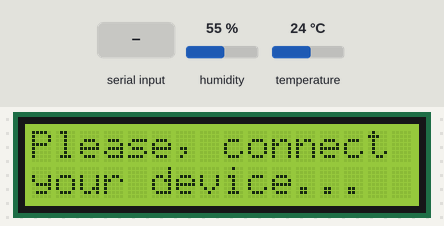
A sketch run on a simulated Arduino Uno, built with avr-gcc and run on an emulated ATmega328P. On the bench: 16×2 character LCD. The test bench sets the inputs (shaded band); at power-on: humidity 55 %, temperature 24 °C. What the sketch prints to the serial monitor is not drawn.

Above: at 1.2 s.
1.3 s: "2" received over the second serial link
At 1.5 s:
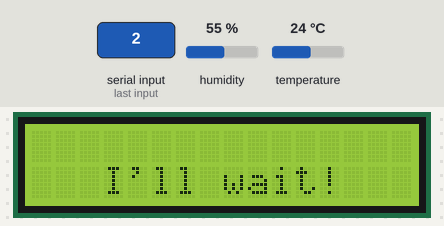
4.3 s: "1" received over the second serial link
At 5.7 s:
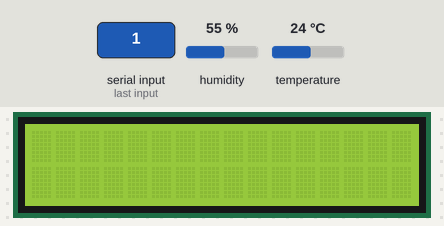
6.0 s: "3" received over the second serial link
At 6.7 s:
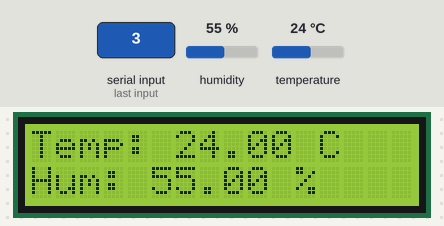
7.5 s: humidity set to 22 %
At 9.1 s:
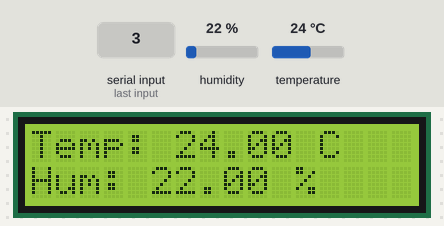
9.5 s: temperature set to 12 °C
At 11.2 s:
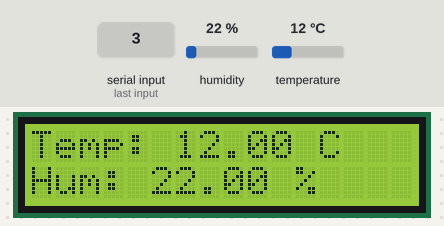
11.5 s: humidity set to 40 %
At 12.6 s:
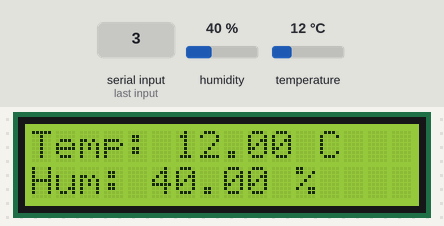
Timing chart, 0 to 14.5 s (numbered marks = the images above; inputs shaded):
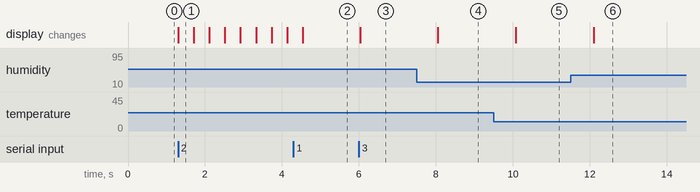

Measured:
- after the input at 1.3 s, the display: changes at once (image 1)
- after the input at 4.3 s, the display: changes after 0.24 s (image 2)
- after the input at 6.0 s, the display: changes at once (image 3)
- after the input at 7.5 s, the display: changes after 0.55 s (image 4)
- after the input at 9.5 s, the display: changes after 0.57 s (image 5)
- after the input at 11.5 s, the display: changes after 0.60 s (image 6)
- what the display in image 1 shows lasts 0.4 s, from 1.3 s to 1.7 s

The sketch:

BluetoothAppProject.ino
```cpp
//Include Libraries
#include <LiquidCrystal.h>
#include <SoftwareSerial.h>
#include "DHT.h"
#include <Wire.h>
#include "RTClib.h"

//Define RxD and TxD pins on arduino
#define Rx 10
#define Tx 9

LiquidCrystal lcd(12, 11, 5, 4, 3, 2); //Define lcd pins on arduino
SoftwareSerial BTSerial(Rx, Tx); //Define RxD and TxD pins for SoftwareSerial

//Define 16x2 LCD
int screenWidth = 16;
int screenHeight = 2;

//Define DHT pin on arduino
#define DHTPin 13

//Define DHT sensor type
#define DHTType DHT11

//Initialize DHT sensor
DHT DHTSensor(DHTPin, DHTType);

//Initialize DS3231 module
RTC_DS3231 rtc;

//Define RGB led pins
#define redPin 6
#define greenPin 7
#define bluePin 8

//Define two lcd lines and one to receive message
String line1 = "Please, type a message...";
String line2 = "I'll wait!";
String sentMessage;

//Define vars to Hmove text on lcd
int stringStart = 0;
int stringEnd = 0;
int scrollCursor = screenWidth;

//Define variable to start Serial connection
char incomingValue = 0;

void setup() {
  BTSerial.begin(9600);
  Serial.begin(9600);
  lcd.begin(16, 2);
  lcd.clear();
  lcd.setCursor(0, 0);
  lcd.print("Please, connect");
  lcd.setCursor(0, 1);
  lcd.print("your device...");
  /*
  pinMode(redPin, OUTPUT);
  pinMode(greenPin, OUTPUT);
  pinMode(bluePin, OUTPUT);
  RGBColor(110, 255, 0);
  */
  DHTSensor.begin();
  //Check if RTC module has started
  if(!rtc.begin()) {
    Serial.println("verify RTC connection");
    while(true);
  }
  //Sets date and time if rtc has no power
  if(rtc.lostPower()) {
    rtc.adjust(DateTime(F(__DATE__), F(__TIME__)));
  }
}

void loop() {
  //ledBlink();

  if(BTSerial.available() > 0) {
    //RGBColor(110, 255, 0);
    incomingValue = BTSerial.read();
    BTSerial.print(incomingValue);
    Serial.println(incomingValue);

    lcd.clear();

    //DATE and TIME
    while(incomingValue == '1') {
      DateTime now = rtc.now();
      lcd.setCursor(0, 0);
      lcd.print("Date: ");
      lcd.print(pad(now.day()));
      lcd.print("/");
      lcd.print(pad(now.month()));
      lcd.print("/");
      lcd.print(now.year(), DEC);
      lcd.setCursor(0, 1);
      lcd.print("Time: ");
      lcd.print(pad(now.hour()));
      lcd.print(":");
      lcd.print(pad(now.minute()));
      lcd.print(":");
      lcd.print(pad(now.second()));

      if(BTSerial.available() > 0){
        lcd.clear();
        incomingValue = BTSerial.read();
      }
    }

    //SEND MESSAGE
    while(incomingValue == '2') {
      lcd.setCursor(3, 1); //Set the cursor on first row
      lcd.print(line2); //Print line2 message
      lcd.setCursor(scrollCursor, 0); //Set the cursor on first row and scroll from L to R
      lcd.print(line1.substring(stringStart, stringEnd)); //Print line1 first character

      delay(400);
      lcd.clear();

      if(stringStart == 0 && scrollCursor > 0) {
        scrollCursor--; //Move cursor from 16 to 0
        stringEnd++; //Print character from 0 to 15
      }

      else if(stringStart == stringEnd) { //Start again
        stringStart = stringEnd = 0;
        scrollCursor = screenWidth;
      }

      else if(stringEnd == line1.length() && scrollCursor == 0) {
        stringStart++;
      }

      else {
        stringStart++;
        stringEnd++;
      }

      /*  REMOVED BECAUSE HC-05 RECEIVED NaN INSTEAD OF Char
       *
      delay(100);
      char c = BTSerial.read();
      sentMessage += c;

      if(sentMessage.length() > 0) {
        lcd.setCursor(0, 0);
        lcd.print(sentMessage);
        Serial.print(sentMessage);
      }
      */

      if(BTSerial.available() > 0){
        lcd.clear();
        incomingValue = BTSerial.read();
      }
    }

    //TEMPERATURE and HUMIDITY
    while(incomingValue == '3') {
      //Read Humidity and Temperature to keep them updated
      float h = DHTSensor.readHumidity();
      float t = DHTSensor.readTemperature();

      if(isnan(h) || isnan(t)) {
        lcd.setCursor(0, 0);
        lcd.print("Failed to read!");
        return;
      }

      lcd.setCursor(0, 0);
      lcd.print("Temp: ");
      lcd.print(t);
      lcd.print(" C");
      lcd.setCursor(0, 1);
      lcd.print("Hum: ");
      lcd.print(h);
      lcd.print(" %");

      if(BTSerial.available() > 0){
        lcd.clear();
        incomingValue = BTSerial.read();
      }
    }
  }
}

char *res = malloc(5); //Alloca memoria nell'arduino (*res = puntatore)
  //Formatta i numeri a una cifra aggiungendo uno 0 a sinistra (0 -> 00 ... 9 -> 09)
  String pad(int n) {
  sprintf(res, "%02d", n);
  return String(res);
}

/*  REMOVED BECAUSE LED DOESN'T WORK AT ALL
 *
void RGBColor(int redValue, int greenValue, int blueValue) {
  analogWrite(redPin, redValue);
  analogWrite(greenPin, greenValue);
  analogWrite(bluePin, blueValue);
}

void ledBlink() {
  RGBColor(110, 255, 0);
  delay(300);
  RGBColor(0, 0, 0);
  delay(300);
}
*
*/
```
